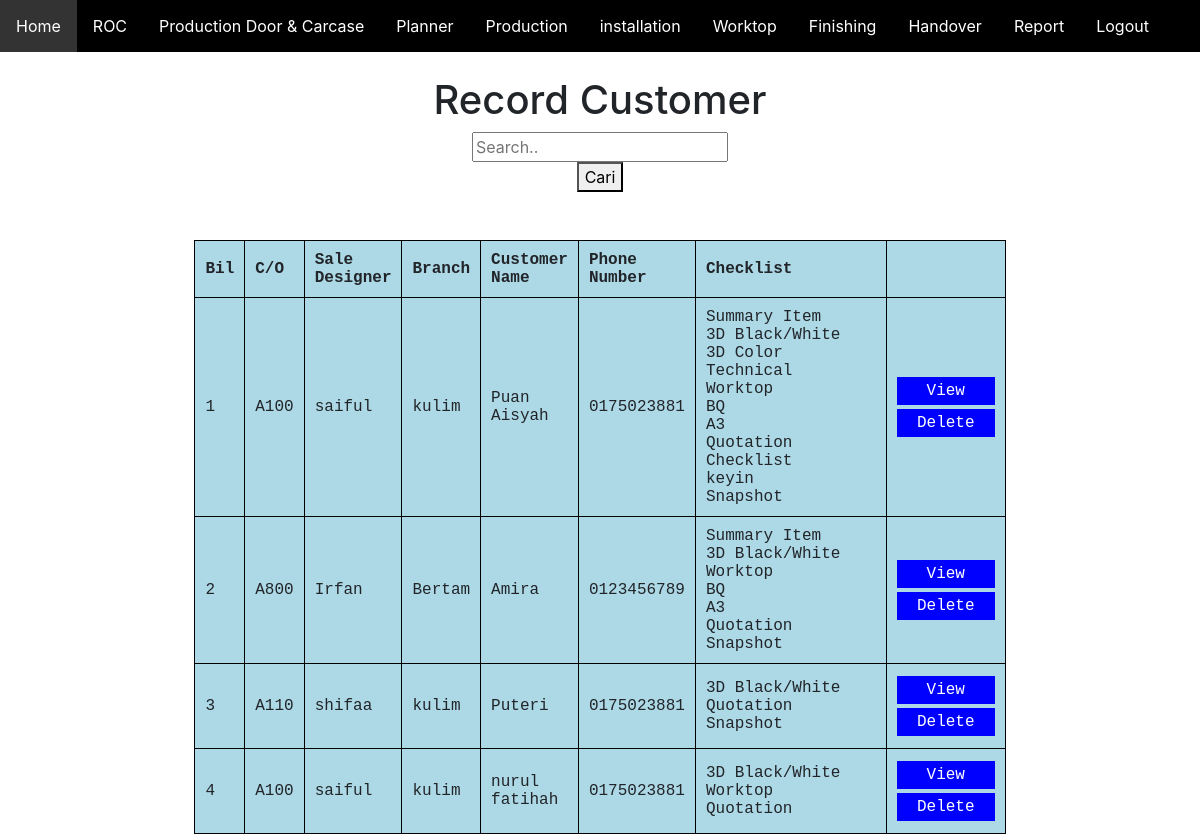
/ifkitchen/adminroc.php, run on the app's committed database.
### tables this page shows
CREATE TABLE `roc` (
  `id` int(10) NOT NULL,
  `empno` text NOT NULL,
  `sd` text NOT NULL,
  `branch` text NOT NULL,
  `name` text NOT NULL,
  `notel` text NOT NULL,
  `check` varchar(200) NOT NULL,
  `summary` varchar(50) NOT NULL,
  `bw` varchar(50) NOT NULL,
  `color` varchar(50) NOT NULL,
  `technical` varchar(50) NOT NULL,
  `worktop` varchar(50) NOT NULL,
  `bq` varchar(50) NOT NULL,
  `a3` varchar(50) NOT NULL,
  `quotation` varchar(50) NOT NULL,
  `checklist` varchar(50) NOT NULL,
  `keyin` varchar(50) NOT NULL,
  `snapshot` varchar(50) NOT NULL
);

### ifkitchen/adminroc.php (the view, shortened to what this page needs)
<?php
include('navbar.php');
?>
<!DOCTYPE html>
<html>
<head>
</head>
<body>
<center>
<h1>Record Customer</h1>
                <form method="post" action="" class="example" style="margin:auto;max-width: 300px">
                <input type="text" placeholder="Search.."name="carian">
                <button type="submit" value="Cari">Cari</button>
            </form>
            <?php
include("connection.php");
$carian="";
$page=0;
$limit=10000;
$offset=$page * $limit;
$sql="SELECT * FROM roc WHERE empno LIKE '%$carian%' OR name LIKE '%$carian%'
LIMIT $limit OFFSET $offset";
$result= mysqli_query($conn,$sql);
?>
</center>
<br><br>
<table id = "t01" border="1" cellpadding="5" align="center">
<tr>
     <th><b>Bil</b></th>
     <th><b>C/O</b></th>
     <th><b>Sale Designer</b></th>
     <th><b>Branch</b></th>
     <th><b>Customer Name</b></th>
     <th><b>Phone Number</b></th>
     <th><b>Checklist</b></th>
     <th><b></b></th>
</tr>
<?php
	$i= $page ;
	while ($rows=mysqli_fetch_array($result)){
		?>
		<tbody><tr>
			<td><?=++$i?></td>
			<td><?=$rows["empno"]?></td>
			<td><?=$rows['sd']?></td>
			<td><?=$rows['branch']?></td>
			<td><?=$rows['name']?></td>
			<td><?=$rows['notel']?></td>
            <td><div class="one">
             <?php if ($rows['summary'] != "") {
              echo $rows['summary'], '<br>';}?>
         <?php if ($rows['bw'] != "") {
             echo $rows['bw'], '<br>';}?>
         <?php if ($rows['color'] != "") {
             echo $rows['color'], '<br>';}?>
         <?php if ($rows['technical'] != "") {
             echo $rows['technical'], '<br>';}?>
         <?php if ($rows['worktop'] != "") {
             echo $rows['worktop'], '<br>';}?>
         <?php if ($rows['bq'] != "") {
             echo $rows['bq'], '<br>';}?>
         <?php if ($rows['a3'] != "") {
             echo $rows['a3'], '<br>';}?>
         <?php if ($rows['quotation'] != "") {
             echo $rows['quotation'], '<br>';}?>
         <?php if ($rows['checklist'] != "") {
             echo $rows['checklist'], '<br>';}?>
         <?php if ($rows['keyin'] != "") {
             echo $rows['keyin'], '<br>';}?>
         <?php if ($rows['snapshot'] != "") {
             echo $rows['snapshot'];}?>
    </div></td>
            <td colspan="2" align="center">
                <input type="button" value=" View " onclick="window.location.href='viewrocadmin.php?id=<?php echo $rows['id'];?>'"/>
				<a href="admindeleteroc.php?id=<?php echo $rows['id'];?>" onclick=" return confirm ('Are you sure to delete this user?')"><input type="button" value="Delete"/>
                </a>
		  </td>
		</tr>
		<?php
    }
    ?>
    </table>
</body>
</html>

### ifkitchen/navbar.php (style rules this page uses)
html { font-family: Arial; display: inline-block; margin: 0px auto; text-align: left; }

### ifkitchen/adminroc.php (style rules this page uses)
table, th, td { border: 1px solid black; border-collapse: collapse; padding:5px; text-align: left, center; width: 50%; }
th { padding: 10px; text-align: left, center; font-family: "Lucida Console", "Courier New", monospace; }
td { padding: 10px; text-align: left, center; font-family: "Lucida Console", "Courier New", monospace; }
#t01 { width: 50%; background-color: lightblue; }
input[type=button] { background-color: blue; border: none; color: white; padding: 5px 20px; text-decoration: none; display: inline-block; cursor: pointer; margin: 2px auto; -webkit-transition-duration: 0.4s; transition-duration: 0.4s; font-family: "Lucida Console", "Courier New", monospace; }
div.one { width : 170px; }

### data on the page
roc: empno "A100", sd "saiful", branch "kulim", name "Puan Aisyah", notel "0175023881", summary "Summary Item", bw "3D Black/White", color "3D Color", technical "Technical", worktop "Worktop", bq "BQ", a3 "A3", quotation "Quotation", checklist "Checklist", keyin "keyin", snapshot "Snapshot"
roc: empno "A800", sd "Irfan", branch "Bertam", name "Amira", notel "0123456789", summary "Summary Item", bw "3D Black/White", worktop "Worktop", bq "BQ", a3 "A3", quotation "Quotation", snapshot "Snapshot"
roc: empno "A110", sd "shifaa", branch "kulim", name "Puteri", notel "0175023881", bw "3D Black/White", quotation "Quotation", snapshot "Snapshot"
roc: empno "A100", sd "saiful", branch "kulim", name "nurul fatihah", notel "0175023881", bw "3D Black/White", worktop "Worktop", quotation "Quotation"
